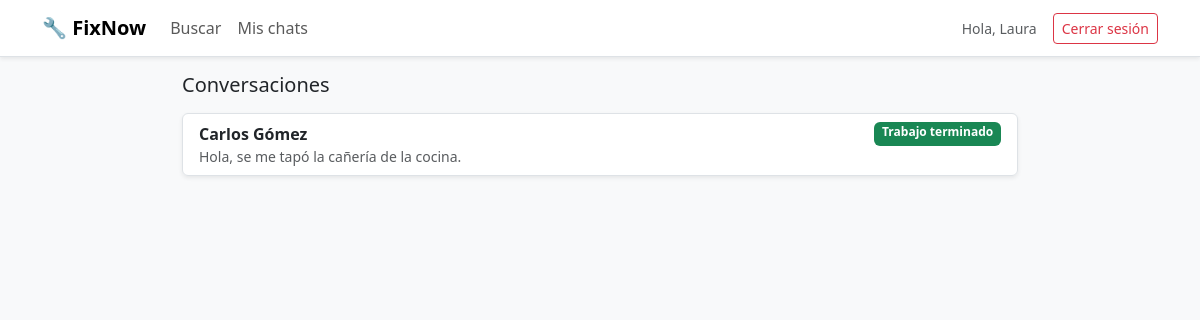
Page /chats.php (signed in) on the committed database.
### tables this page shows
CREATE TABLE SOLICITUD (
    id_solicitud                INT AUTO_INCREMENT PRIMARY KEY,
    id_usuario                  INT NOT NULL,   
    id_trabajador                INT NOT NULL,   
    mensaje_inicial              TEXT,
    estado_contacto              ENUM('pendiente','aceptada','rechazada') NOT NULL DEFAULT 'pendiente',
    fecha_creacion                DATETIME DEFAULT CURRENT_TIMESTAMP,
    estado_trabajo                ENUM('no_solicitado','pendiente','aceptado','rechazado') NOT NULL DEFAULT 'no_solicitado',
    fecha_confirmacion_trabajo    DATETIME NULL,   
    confirmado_cliente            BOOLEAN NOT NULL DEFAULT FALSE,
    confirmado_trabajador         BOOLEAN NOT NULL DEFAULT FALSE,
     
     
    posponer_cliente_hasta        DATETIME NULL,
    posponer_trabajador_hasta     DATETIME NULL,
    FOREIGN KEY (id_usuario) REFERENCES USUARIO(id_usuario) ON DELETE CASCADE,
    FOREIGN KEY (id_trabajador) REFERENCES TRABAJADOR(id_trabajador) ON DELETE CASCADE
);

CREATE TABLE USUARIO (
    id_usuario     INT AUTO_INCREMENT PRIMARY KEY,
    nombre         VARCHAR(60) NOT NULL,
    apellido       VARCHAR(60) NOT NULL,
    mail           VARCHAR(120) NOT NULL UNIQUE,    
    contrasena     VARCHAR(255) NOT NULL,           
    rol            ENUM('cliente','trabajador','admin') NOT NULL,
    id_localidad   INT,
    fecha_registro DATETIME DEFAULT CURRENT_TIMESTAMP,
    estado         ENUM('activo','pendiente','bloqueado') NOT NULL DEFAULT 'activo',
    FOREIGN KEY (id_localidad) REFERENCES LOCALIDAD(id_localidad)
);

### src/config/Database.php (called while the page is built, shortened)
<?php
class Database
{
    private static ?PDO $instancia = null;
    public static function getConexion(): PDO
    {
        if (self::$instancia === null) {
            $host = getenv('DB_HOST');
            $nombreBD = getenv('DB_NAME');
            $usuario = getenv('DB_USER');
            $clave = getenv('DB_PASS');
            $dsn = "mysql:host={$host};dbname={$nombreBD};charset=utf8mb4";
            $opciones = [
                PDO::ATTR_ERRMODE => PDO::ERRMODE_EXCEPTION,
                PDO::ATTR_DEFAULT_FETCH_MODE => PDO::FETCH_ASSOC,
                PDO::ATTR_EMULATE_PREPARES => false,
            ];
            try {
                self::$instancia = new PDO($dsn, $usuario, $clave, $opciones);
            } catch (PDOException $error) {
                error_log('Error de conexión a la base de datos: ' . $error->getMessage());
                die('No se pudo conectar a la base de datos. Intente más tarde.');
            }
        }
        return self::$instancia;
    }
}

### src/helpers/Sesion.php (called while the page is built, shortened)
<?php
class Sesion
{
    public static function rolActual(): ?string
    {
        return $_SESSION['rol'] ?? null;
    }
    public static function idUsuarioActual(): ?int
    {
        return $_SESSION['id_usuario'] ?? null;
    }
}

### src/models/Solicitud.php (called while the page is built, shortened)
<?php
class Solicitud
{
    private PDO $pdo;
    public function __construct(PDO $pdo)
    {
        $this->pdo = $pdo;
    }
    private function base(): string
    {
        return "SELECT s.*,
                       uc.nombre   AS cliente_nombre,
                       uc.apellido AS cliente_apellido,
                       t.id_usuario AS id_usuario_trabajador,
                       t.oficio,
                       ut.nombre   AS trabajador_nombre,
                       ut.apellido AS trabajador_apellido,
                       (SELECT m.contenido FROM MENSAJE m
                         WHERE m.id_solicitud = s.id_solicitud
                         ORDER BY m.id_mensaje DESC LIMIT 1) AS ultimo_mensaje
                  FROM SOLICITUD s
                  JOIN USUARIO uc ON uc.id_usuario = s.id_usuario
                  JOIN TRABAJADOR t ON t.id_trabajador = s.id_trabajador
                  JOIN USUARIO ut ON ut.id_usuario = t.id_usuario";
    }
    public function listarPorUsuario(int $idUsuario, string $rol): array
    {
        $campo = ($rol === 'cliente') ? 's.id_usuario' : 't.id_usuario';
        $consulta = $this->pdo->prepare($this->base() . " WHERE {$campo} = ? ORDER BY s.id_solicitud DESC");
        $consulta->execute([$idUsuario]);
        return $consulta->fetchAll();
    }
}

### src/helpers/Vista.php (called while the page is built, shortened)
<?php
class Vista
{
    public static function e(?string $texto): string
    {
        return htmlspecialchars($texto ?? '', ENT_QUOTES, 'UTF-8');
    }
}

### public/chats.php (the view, shortened to what this page needs)
<?php
$rol = Sesion::rolActual();
$todas = (new Solicitud(Database::getConexion()))->listarPorUsuario(Sesion::idUsuarioActual(), $rol);
$activas = array_filter($todas, fn($s) => $s['estado_contacto'] === 'aceptada');
function otraParte(array $s, string $rol): string
{
    return $rol === 'cliente'
        ? $s['trabajador_nombre'] . ' ' . $s['trabajador_apellido']
        : $s['cliente_nombre'] . ' ' . $s['cliente_apellido'];
}
function etiquetaTrabajo(array $s): string
{
    if ($s['confirmado_cliente'] && $s['confirmado_trabajador']) {
        return '<span class="badge text-bg-success">Trabajo terminado</span>';
    }
    return match ($s['estado_trabajo']) {
        'pendiente' => '<span class="badge text-bg-warning">Contratación pendiente</span>',
        'aceptado'  => '<span class="badge text-bg-primary">Trabajo en curso</span>',
        default     => '',
    };
}
?>
<!DOCTYPE html>
<html lang="es">
<head>
    <link href="https://cdn.jsdelivr.net/npm/bootstrap@5.3.3/dist/css/bootstrap.min.css" rel="stylesheet">
    <link rel="stylesheet" href="assets/css/estilos.css">
</head>
<body class="bg-light">
<?php require __DIR__ . '/../src/views/navbar.php'; ?>
<div class="container pb-5" style="max-width: 860px;">
    <h1 class="h5 mb-3">Conversaciones</h1>
    <?php if (empty($activas)): ?>
        <div class="alert alert-info">
            No tenés conversaciones aún.
            <?php if ($rol === 'cliente'): ?>
                <a href="panel_cliente.php" class="alert-link">Buscá un trabajador</a> y enviale un mensaje.
            <?php else: ?>
                Cuando aceptes una solicitud de chat aparecerá acá.
            <?php endif; ?>
        </div>
    <?php else: ?>
        <div class="list-group mb-4 shadow-sm">
            <?php foreach ($activas as $s): ?>
                <a href="chat.php?id=<?= (int) $s['id_solicitud'] ?>" class="list-group-item list-group-item-action">
                    <div class="d-flex justify-content-between flex-wrap gap-1">
                        <strong><?= Vista::e(otraParte($s, $rol)) ?></strong>
                        <?= etiquetaTrabajo($s) ?>
                    </div>
                    <div class="small text-muted text-truncate">
                        <?= Vista::e($s['ultimo_mensaje'] ?? $s['mensaje_inicial']) ?>
                    </div>
                </a>
            <?php endforeach; ?>
        </div>
    <?php endif; ?>
</div>
</body>
</html>

### public/assets/css/estilos.css (style rules this page uses)
body { font-family: 'Segoe UI', Roboto, Arial, sans-serif; }

### rows in the picture
solicitud: usuario.nombre+apellido "Carlos Gómez", confirmado_cliente "Trabajo terminado", mensaje_inicial "Hola, se me tapó la cañería de la cocina."

### other values in the picture
Vista::e($_SESSION['nombre'] ?? '') "Laura"
